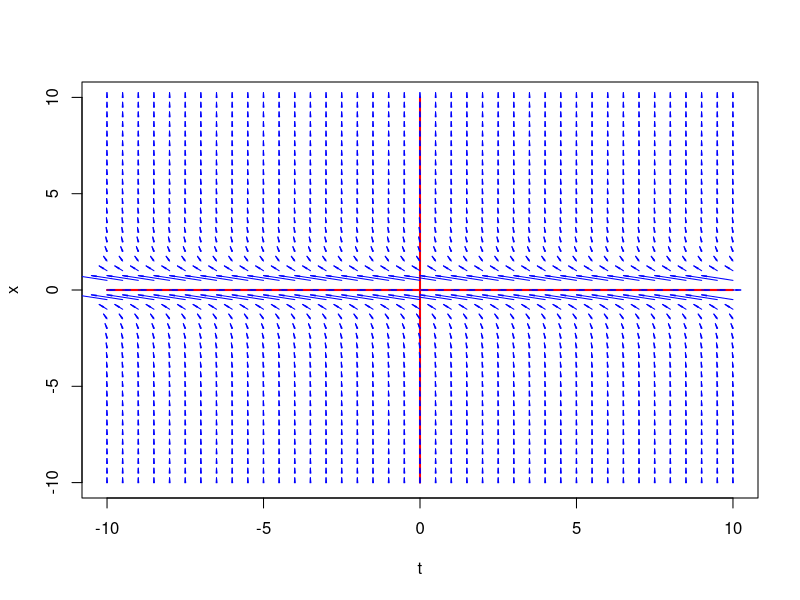

Write the R code that produced this figure.
y=seq(-10,10,0.5)
x=seq(-10,10,0.5)
pendiente=rep(0,length(x))
A=0
e=0.25
#plot(x,2*x,xlim =c(-10,10), ylim=c(-10,10),type='l',col='red')
#plot(x,exp(A*x),xlim =c(-10,10), ylim=c(-10,10),type='l',col='red')
#plot(x,(sqrt(A)*exp(2*sqrt(A)*x)-sqrt(A))/(exp(2*sqrt(A)*x)+1),xlim =c(-10,10), ylim=c(-10,10),type='l',col='red')
plot(x,pendiente,xlim =c(-10,10), ylim=c(-10,10),type='l',col='red',lwd=2,xlab = 't',ylab = 'x')
lines(pendiente,y,xlim =c(-10,10), ylim=c(-10,10),type='l',col='red',lwd=2)
for(j in 1:length(y)){
  for(i in 1:length(x)){
    pendiente[j]=A-(y[j]^2)
    if(pendiente[j]!=0){
    arrows(x[i],y[j],((pendiente[j]*x[i])-y[j]+y[j]+e)/(pendiente[j]),y[j]+e,length = 0.05,angle = 5,col = 'blue')
    }else{
      arrows(x[i],y[j],x[i]+e,y[j],length = 0.05,angle = 5,col = 'blue')
      
    }
     #points(x[i],y[j])
  }
}
